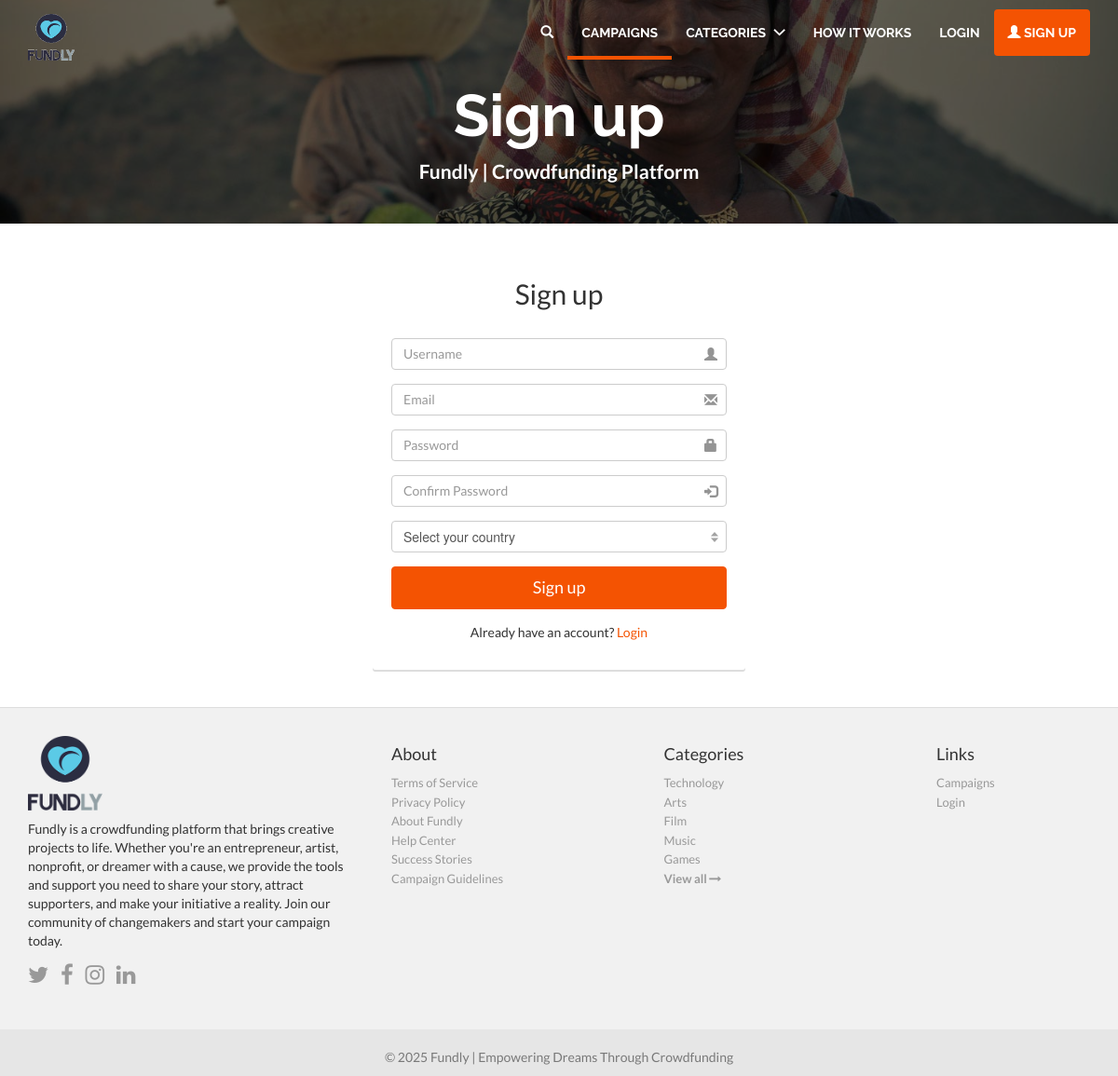
Screenshot of /accounts/register with the database file from the repository.
### core/models.py (models this page shows, shortened)
class Category(models.Model):
    name = models.CharField(max_length=50, unique=True)
    slug = models.CharField(max_length=100, unique=True)
    image = models.ImageField(upload_to='categories', default="default.png")

### accounts/views.py (the view, shortened to what this page needs)
# urls.py: path('register', RegisterView.as_view(), name='register'),
class RegisterView(CreateView):
    model = User
    form_class = UserRegistrationForm
    template_name = 'accounts/register.html'
    success_url = '/'
    extra_context = {
        'title': 'Register'
    }
    def dispatch(self, request, *args, **kwargs):
        if self.request.user.is_authenticated:
            return HttpResponseRedirect(self.get_success_url())
        return super().dispatch(self.request, *args, **kwargs)
    def get_context_data(self, **kwargs):
        context = super().get_context_data(**kwargs)
        context['countries'] = Country.objects.all()
        return context

### accounts/forms.py (shortened to what this page needs)
class UserRegistrationForm(UserCreationForm):
    def __init__(self, *args, **kwargs):
        super().__init__(*args, **kwargs)
        self.fields['username'].widget.attrs.update({'placeholder': 'Enter Username'})
        self.fields['email'].widget.attrs.update({'placeholder': 'Enter Email'})
        self.fields['password1'].widget.attrs.update({'placeholder': 'Enter password'})
        self.fields['password2'].widget.attrs.update({'placeholder': 'Repeat your password'})
    class Meta:
        model = User
        fields = ("username",
                  "email",
                  "country",
                  "password1",
                  "password2")

### core/context_processors.py (called while the page is built)
def categories(request):
    cats = Category.objects.prefetch_related("campaign_set").all()[:5]
    return {'categories': cats}

### templates/accounts/register.html (shortened to what this page needs)
{% extends 'base.html' %}
{% load static %}
{% block content %}
    <div class="jumbotron md index-header jumbotron_set jumbotron-cover">
        <div class="container wrap-jumbotron position-relative">
            <h1 class="title-site">Sign up</h1>
            <p class="subtitle-site"><strong>Fundly | Crowdfunding Platform</strong></p>
        </div>
    </div>
    <div class="container margin-bottom-40">
        <div class="row">
            <div class="col-md-12">
                <h2 class="text-center position-relative">Sign up</h2>
                <div class="login-form">
                    <form method="post" name="form" id="signup_form">
                        <div class="form-group has-feedback {% if form.username.errors %}has-error{% endif %}">
                            <input type="text" class="form-control login-field custom-rounded"
                                   name="username" placeholder="Username" title="Username"
                                   autocomplete="off" required>
                        </div>
                        <div class="form-group has-feedback {% if form.email.errors %}has-error{% endif %}">
                            <input type="email" class="form-control login-field custom-rounded"
                                   name="email" placeholder="Email"
                                   title="Email" autocomplete="off" required>
                        </div>
                        <div class="form-group has-feedback {% if form.password1.errors %}has-error{% endif %}">
                            <input type="password" class="form-control login-field custom-rounded" name="password1"
                                   placeholder="Password" title="Password"
                                   autocomplete="off" required>
                        </div>
                        <div class="form-group has-feedback {% if form.password2.errors %}has-error{% endif %}">
                            <input type="password" class="form-control login-field custom-rounded" name="password2"
                                   placeholder="Confirm Password"
                                   title="Confirm Password" autocomplete="off" required>
                        </div>
                        <div class="form-group has-feedback {% if form.country.errors %}has-error{% endif %}">
                            <select name="country" class="form-control custom-rounded" required>
                                <option value="">Select your country</option>
                            </select>
                        </div>
                        <button type="submit" id="buttonSubmit" class="btn btn-block btn-lg btn-main custom-rounded">
                            Sign up
                        </button>
                        <div class="text-center margin-top-15">
                            <p>Already have an account? <a href="{% url 'accounts:login' %}">Login</a></p>
                        </div>
                    </form>
                </div>
            </div>
        </div>
    </div>
{% endblock %}

### templates/includes/footer.html
{% load static %}
<footer class="footer-main">
    <div class="container">
        <div class="row">
            <div class="col-md-4">
                <a href="{% url 'core:home' %}">
                    <img src="{% static 'img/logo.png' %}" style="height: 80px; width: 80px"/>
                </a>
                <p class="margin-tp-xs">Fundly is a crowdfunding platform that brings creative projects to life.
                    Whether you're an entrepreneur, artist, nonprofit, or dreamer with a cause, we provide the tools
                    and support you need to share your story, attract supporters, and make your initiative a reality.
                    Join our community of changemakers and start your campaign today.</p>
                <ul class="list-inline">
                    <li><a href="https://www.twitter.com/fundly" class="ico-social"><i class="fa fa-twitter"></i></a></li>
                    <li><a href="https://www.facebook.com/fundly" class="ico-social"><i class="fa fa-facebook"></i></a></li>
                    <li><a href="https://www.instagram.com/fundly" class="ico-social"><i class="fa fa-instagram"></i></a></li>
                    <li><a href="https://www.linkedin.com/company/fundly" class="ico-social"><i class="fa fa-linkedin"></i></a></li>
                </ul>
            </div>
            <div class="col-md-3 margin-tp-xs">
                <h4 class="margin-top-zero">About</h4>
                <ul class="list-unstyled">
                    <li><a class="link-footer" href="#">Terms of Service</a></li>
                    <li><a class="link-footer" href="#">Privacy Policy</a></li>
                    <li><a class="link-footer" href="#">About Fundly</a></li>
                    <li><a class="link-footer" href="#">Help Center</a></li>
                    <li><a class="link-footer" href="#">Success Stories</a></li>
                    <li><a class="link-footer" href="#">Campaign Guidelines</a></li>
                </ul>
            </div>
            <div class="col-md-3 margin-tp-xs">
                <h4 class="margin-top-zero">Categories</h4>
                <ul class="list-unstyled">
                    {% for category in categories %}
                        <li><a class="link-footer" href="{% url 'core:campaigns-by-category' category.id %}">{{ category.name }}</a></li>
                    {% endfor %}
                    <li><a class="link-footer" href="{% url 'core:categories' %}">
                        <strong>View all <i class="fa fa-long-arrow-right"></i></strong>
                    </a></li>
                </ul>
            </div>
            <div class="col-md-2 margin-tp-xs">
                <h4 class="margin-top-zero">Links</h4>
                <ul class="list-unstyled">
                    <li>
                        <a class="link-footer" href="#">Campaigns</a>
                    </li>
                    <li>
                        <a class="link-footer" href="{% url 'accounts:login' %}">Login</a>
                    </li>
                </ul>
            </div>
        </div>
    </div>
</footer>
<footer class="subfooter">
    <div class="container">
        <div class="row">
            <div class="col-md-12 text-center padding-top-20">
                <p>&copy; {% now "Y" %} Fundly | Empowering Dreams Through Crowdfunding</p>
            </div>
        </div>
    </div>
</footer>

### static/css/main.css (style rules this page uses)
html, body { height: 100%; }
li { list-style:none; }
input, button, textarea { outline: none; border: none; }
a, a:focus, a:active, select, button, button:active, button:focus, .btn:focus, .btn:active:focus, .btn.active:focus, .btn.focus, .btn:active.focus, .btn.active.focus, input { outline: none; }
select { width: 100%; padding: 6px 5px 6px 8px; font-family: "Helvetica Neue", Helvetica, Arial, sans-serif; font-size: 11px; font-weight: normal; line-height: normal !important; color: #5A5A5A; border: 2px solid #E6E6E6; background-color: #fff; background-repeat: no-repeat; background-position: 100% 50%; background-image: url('../img/arrow.png') !important; -webkit-appearance: none; -moz-appearance: none; appearance: none; -webkit-box-sizing: border-box; -moz-box-sizing: border-box; box-sizing: border-box; -webkit-border-radius: 4px; -moz-border-radius: 4px; border-radius: 4px; text-indent: 0.01px; text-overflow: ''; }
body a { color: #f45302; }
.margin-top-zero { margin-top: 0 !important; }
.margin-top-15 { margin-top: 15px !important; }
.margin-bottom-40 { margin-bottom: 40px !important; }
.padding-top-20 { padding-top: 20px !important; }
body { font-family: "Lato", Helvetica, Arial, sans-serif; background-color: #FFF; }
.index-header { background: url('../img/header.jpg') no-repeat center center #D1D1D1; background-size: cover; position:relative; }
h1 { font-weight: bold; white-space: nowrap; text-overflow: ellipsis; overflow: hidden; }
.link-footer { font-size: 13px; color: #999; }
.footer-main { width: 100%; background-color: #F1F1F1; padding: 30px 0; border-top: 1px solid #ddd; }
.subfooter { background-color: #e6e6e6; color: #797979; }
.margin-tp-xs { margin-top: 10px; }
.ico-social { font-size: 24px; color: #999; }
.login-form { padding: 24px 23px 20px; position: relative; border-radius: 3px; max-width: 350px; margin: -120px auto 15px; background: #FFF; box-shadow: 0 2px #DDD; -webkit-box-shadow: 0 2px #DDD; -moz-box-shadow: 0 2px #DDD; }
.login-form:before { content: ''; height: 0; position: absolute; left: -12px; top: 35px; width: 0; }
.position-relative { position: relative; }
@media (min-width: 768px) { .jumbotron.md { padding: 70px 0 25px; } }
.jumbotron_set { margin-bottom: 40px; }
@media screen and (min-width: 768px) { .jumbotron { padding: 150px 0; } }
h1.title-site, h2.title-site { font-family: "Raleway",Helvetica,Arial,sans-serif; color: #FFF; text-overflow: inherit; overflow: visible; white-space: normal; font-weight: bold; margin-top: 20px !important; text-align: center; }
.subtitle-site { color: #FFF; text-align: center; }
.custom-rounded { border-radius: 3px; -webkit-border-radius: 3px; -moz-border-radius: 3px; }
.jumbotron-cover:before { content: ''; position: absolute; width: 100%; height: 100%; background: rgba(5,5,5,.6); left: 0; top: 0; }
.btn-main, .btn-main:hover, .btn-main:active, .btn-main:focus { color: #fff; background-color: #f45302; border-color: #f45302; }
body input { box-shadow: none !important; -webkit-box-shadow: none !important; -moz-box-shadow: none !important; }
.btn-lg { padding: 10px 30px; }
select.form-control, select.form-control:focus { -webkit-box-shadow: none !important; -moz-box-shadow: none !important; box-shadow: none !important; }

### templates/accounts/register.html (style rules this page uses)
.login-form { max-width: 400px; margin: 0 auto; padding: 20px; }
.custom-rounded { border-radius: 4px; }

### rows the page displays
Category: name "Technology"
Category: name "Arts"
Category: name "Film"
Category: name "Music"
Category: name "Games"
